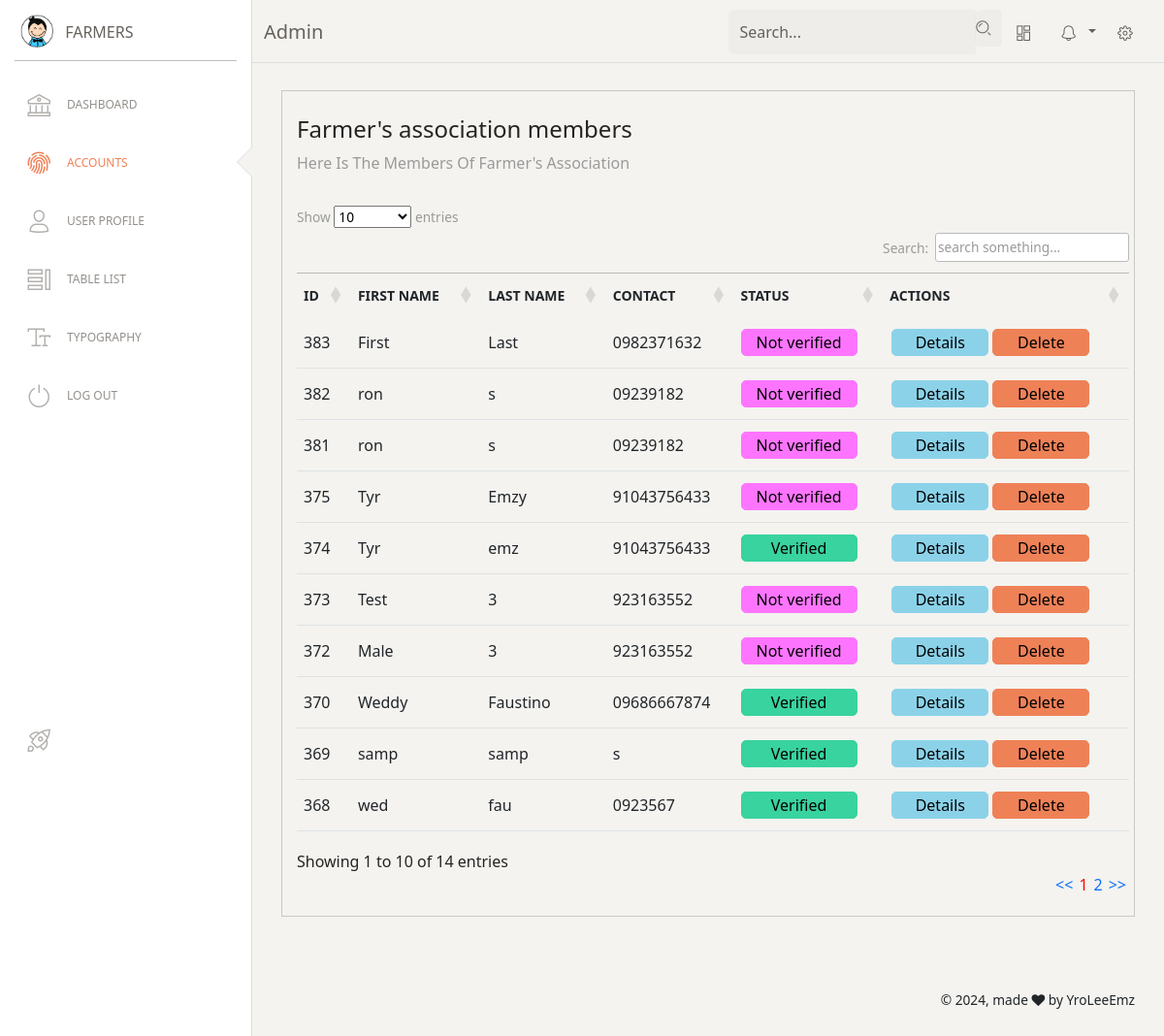
The page /pages/accounts.php on the database its author committed.
### tables this page shows
CREATE TABLE IF NOT EXISTS `users` (
  `user_id` int(11) NOT NULL AUTO_INCREMENT,
  `fname` varchar(50) DEFAULT NULL,
  `lname` varchar(50) DEFAULT NULL,
  `contact` varchar(50) DEFAULT NULL,
  `address` varchar(1000) DEFAULT NULL,
  `about` varchar(1000) DEFAULT NULL,
  `username` varchar(100) DEFAULT NULL,
  `password` varchar(100) DEFAULT NULL,
  `imgtitle` varchar(50) DEFAULT NULL,
  `imgfile` varchar(200) DEFAULT NULL,
  `user_type` int(11) DEFAULT NULL,
  `actions` int(11) DEFAULT NULL,
  `stat` int(11) DEFAULT NULL,
  `varcode` int(11) DEFAULT 0,
  `gender` varchar(50) DEFAULT NULL,
  PRIMARY KEY (`user_id`)
);

### db/connections.php (called while the page is built, shortened)
<?php
function setQuery($sql){
	return mysqli_query($GLOBALS['dbconnect'],$sql);
}
function getData($result){
	return mysqli_fetch_array($result);
}
	?>

### pages/accounts.php (the view, shortened to what this page needs)
<?php
include '../db/connections.php';
 ?>
<!DOCTYPE html>
<html lang="en">
<head>
  <link href="https://maxcdn.bootstrapcdn.com/font-awesome/latest/css/font-awesome.min.css" rel="stylesheet">
  <link href="../assets/css/paper-dashboard.css?v=2.0.1" rel="stylesheet" />
  <link href="../assets/demo/demo.css" rel="stylesheet" />
</head>
<body class="">
  <div class="wrapper ">
    <?php include 'sidebar.php'; ?>
    <div class="main-panel">
     <?php include 'topbar.php'; ?>
      <div class="content">
        <div class="row">
          <div class="col-md-12">
            <div class="card card-plain">
              <div class="card-header">
                <h4 class="card-title"> Farmer's association members</h4>
                <p class="card-category"> Here is the members of farmer's association</p>
              </div>
              <div class="card-body">
                <div class="table-responsive">
<div class="mg-left">
    <div>
        <div>
            <table id="example" class="table" style="width:100%">
        <thead>
            <tr>
                <th>ID</th>
                <th>First name</th>
                <th>Last name</th>
                <th>Contact</th>
                <th>Status</th>
                <th>Actions</th>
            </tr>
        </thead>
        <tbody>
          <?php
          $sql = "select * from users where stat =0 and user_type=2 order by user_id desc";
          $res = setQuery($sql);
          while($rows = getData($res)){
            $col0 = $rows[0];
            $col1 = $rows[1];
            $col2 = $rows[2];
            $act = $rows[11];
           ?>
            <tr>
                <td><?php echo "$col0"; ?></td>
                <td><?php echo "$col1"; ?></td>
                <td><?php echo $col2; ?></td>
                <td><?php echo $rows[3]; ?></td>
                <td>
                  <?php
                if($act==0){
                  ?>
                  <button style='background-color:#fd75ff;  border:solid 1px #fd75ff;width:120px;border-radius: 5px;' onclick="
                 var val1 = document.getElementById('xfull').value;
                 var val2 = document.getElementById('xcont').value;
                 var val3 = document.getElementById('xadd').value;
                 var myimg = document.getElementById('ximg').value;
                 var val4 = document.getElementById('ximgt').value;
                 var valid = document.getElementById('xid').value;
                  document.getElementById('ffull').innerHTML = val1;
                  document.getElementById('fcontact').innerHTML = val2;
                  document.getElementById('faddress').innerHTML = val3;
                  document.getElementById('setimg').src = myimg;
                  document.getElementById('fid').innerHTML = val4;
                  document.getElementById('userid').value = valid;
                  document.getElementById('verbtn').href = 'actions/verify.php?valid=662353252815&id=7727cb2c263&qid='+valid+'&tyroneleeemz=true&secured=28nc263w73&xtype=v';
                  document.getElementById('popupx').style.display = '';
                  ">Not verified</button>
                  <?php
                }
                else{
                  ?>
                  <button style='background-color:#38d39f; border:solid 1px #38d39f;width:120px;border-radius:5px;' title="">Verified</button>
                  <?php
                }
                ?></td>
                <td><button class="act-det act-btn" onclick="
                document.getElementById('modalx').style.display = '';
                document.getElementById('mfirst').value = document.getElementById('xfn').value;
                document.getElementById('mlast').value = document.getElementById('xln').value;
                document.getElementById('mcontact').value = document.getElementById('xcont').value;
                document.getElementById('maddress').value = document.getElementById('xadd').value;
                document.getElementById('mabout').value = document.getElementById('xabout').value;
                document.getElementById('mid').value = document.getElementById('ximgt').value;
                var stt = document.getElementById('xstat').value;
                var stst = '';
                if(stt=='0'){
                  stst = 'Not verified';
                  document.getElementById('mstatus').style.color = 'gray';
                }
                else{
                  stst = 'Verified';
                  document.getElementById('mstatus').style.color = 'green';
                }
                document.getElementById('mstatus').value = stst;
                ">Details</button><a href=""><button class="act-del act-btn">Delete</button></a></td>
            </tr>
          <?php } ?>
    </table>
        </div>
    </div>
</div>
                </div>
              </div>
            </div>
          </div>
        </div>
      </div>
      <footer class="footer footer-black  footer-white ">
        <div class="container-fluid">
          <div class="row">
            <div class="credits ml-auto">
              <span class="copyright">
                © , made <i class="fa fa-heart heart"></i> by YroLeeEmz
              </span>
            </div>
          </div>
        </div>
      </footer>
    </div>
  </div>
  <link href="tables/stylex.css" rel="stylesheet" />
    <link href="tables/styley.css" rel="stylesheet" />
</body>
</html>

### pages/tables/styley.css (style rules this page uses)
:root { --dt-row-selected: 13, 110, 253;--dt-row-selected-text: 255, 255, 255;--dt-row-selected-link: 9, 10, 11 }
table.dataTable thead>tr>th.sorting,table.dataTable thead>tr>th.sorting_asc,table.dataTable thead>tr>th.sorting_desc,table.dataTable thead>tr>th.sorting_asc_disabled,table.dataTable thead>tr>th.sorting_desc_disabled,table.dataTable thead>tr>td.sorting,table.dataTable thead>tr>td.sorting_asc,table.dataTable thead>tr>td.sorting_desc,table.dataTable thead>tr>td.sorting_asc_disabled,table.dataTable thead>tr>td.sorting_desc_disabled { cursor:pointer;position:relative;padding-right:26px }
table.dataTable thead>tr>th.sorting:before,table.dataTable thead>tr>th.sorting:after,table.dataTable thead>tr>th.sorting_asc:before,table.dataTable thead>tr>th.sorting_asc:after,table.dataTable thead>tr>th.sorting_desc:before,table.dataTable thead>tr>th.sorting_desc:after,table.dataTable thead>tr>th.sorting_asc_disabled:before,table.dataTable thead>tr>th.sorting_asc_disabled:after,table.dataTable thead>tr>th.sorting_desc_disabled:before,table.dataTable thead>tr>th.sorting_desc_disabled:after,table.dataTable thead>tr>td.sorting:before,table.dataTable thead>tr>td.sorting:after,table.dataTable thead>tr>td.sorting_asc:before,table.dataTable thead>tr>td.sorting_asc:after,table.dataTable thead>tr>td.sorting_desc:before,table.dataTable thead>tr>td.sorting_desc:after,table.dataTable thead>tr>td.sorting_asc_disabled:before,table.dataTable thead>tr>td.sorting_asc_disabled:after,table.dataTable thead>tr>td.sorting_desc_disabled:before,table.dataTable thead>tr>td.sorting_desc_disabled:after { position:absolute;display:block;opacity:.125;right:10px;line-height:9px;font-size:.8em }
table.dataTable thead>tr>th.sorting:before,table.dataTable thead>tr>th.sorting_asc:before,table.dataTable thead>tr>th.sorting_desc:before,table.dataTable thead>tr>th.sorting_asc_disabled:before,table.dataTable thead>tr>th.sorting_desc_disabled:before,table.dataTable thead>tr>td.sorting:before,table.dataTable thead>tr>td.sorting_asc:before,table.dataTable thead>tr>td.sorting_desc:before,table.dataTable thead>tr>td.sorting_asc_disabled:before,table.dataTable thead>tr>td.sorting_desc_disabled:before { bottom:50%;content:"▲" }
table.dataTable thead>tr>th.sorting:after,table.dataTable thead>tr>th.sorting_asc:after,table.dataTable thead>tr>th.sorting_desc:after,table.dataTable thead>tr>th.sorting_asc_disabled:after,table.dataTable thead>tr>th.sorting_desc_disabled:after,table.dataTable thead>tr>td.sorting:after,table.dataTable thead>tr>td.sorting_asc:after,table.dataTable thead>tr>td.sorting_desc:after,table.dataTable thead>tr>td.sorting_asc_disabled:after,table.dataTable thead>tr>td.sorting_desc_disabled:after { top:50%;content:"▼" }
table.dataTable thead th,table.dataTable thead td,table.dataTable tfoot th,table.dataTable tfoot td { text-align:left }
table.dataTable { clear:both;margin-top:6px !important;margin-bottom:6px !important;max-width:none !important;border-collapse:separate !important;border-spacing:0 }
table.dataTable td,table.dataTable th { -webkit-box-sizing:content-box;box-sizing:content-box }
table.dataTable>tbody>tr { background-color:transparent }
.dataTable { border-top: solid 1px #bababa; }

### pages/accounts.php (style rules this page uses)
.mg-left { margin-left: 10px; }
.act-btn { width:100px; margin-left: 2px; margin-right: 2px; border-radius: 5px; }
.act-del { background-color: #ef8157; border:solid 1px #ef8157; }
.act-det { background-color: #8bd2e9; border:solid 1px #8bd2e9; }

### rows shown on the page
users: user_id "383", fname "First", lname "Last", contact "0982371632", actions "Not verified"
users: user_id "382", fname "ron", lname "s", contact "09239182", actions "Not verified"
users: user_id "381", fname "ron", lname "s", contact "09239182", actions "Not verified"
users: user_id "375", fname "Tyr", lname "Emzy", contact "91043756433", actions "Not verified"
users: user_id "374", fname "Tyr", lname "emz", contact "91043756433", actions "Verified"
users: user_id "373", fname "Test", lname "3", contact "923163552", actions "Not verified"
users: user_id "372", fname "Male", lname "3", contact "923163552", actions "Not verified"
users: user_id "370", fname "Weddy", lname "Faustino", contact "09686667874", actions "Verified"
users: user_id "369", fname "samp", lname "samp", contact "s", actions "Verified"
users: user_id "368", fname "wed", lname "fau", contact "0923567", actions "Verified"
